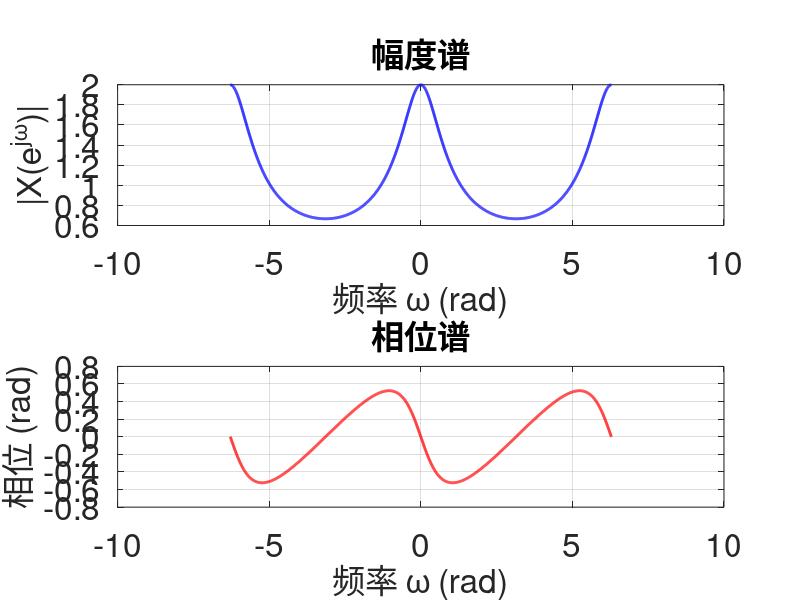

MATLAB code to generate this figure:
clear;
close all;
clc;


% ex09_01.m  |  例9.1 · DTFT 的数值计算  |  AI 生成，已校验，R2023b
% 数值计算序列 x(n) = (1/2)^n * u(n) 的 DTFT
% 并在 [-2π, 2π] 范围内绘制幅度谱和相位谱

% 参数设置
N = 60;                     % 截断长度，0到N-1，足够小尾项可忽略
w = linspace(-2*pi, 2*pi, 2000);  % 频率向量（行向量）
n = (0:N-1).';              % 序列索引（列向量）

% 定义序列 x(n)
x = (0.5).^n;               % x(n) = (1/2)^n, n>=0

% DTFT 数值计算：X(e^{jw}) = sum_{n} x(n) * exp(-j w n)
% 使用矩阵乘法，一次性对所有 w 计算
X = x.' * exp(-1j * n * w);   % 结果 X 为 1×length(w) 行向量

% 计算幅度和相位
X_mag = abs(X);             % 幅度谱
X_phase = unwrap(angle(X)); % 相位谱（解相位包裹）

% 绘图：纵向两个子图
figure('Position', [100, 100, 900, 700]);  % 画布 900×700 (350*2)
subplot(2,1,1);
plot(w, X_mag, 'b', 'LineWidth', 2);      % 蓝曲线
grid on;
set(gca, 'FontSize', 24);
xlabel('频率 \omega (rad)', 'FontSize', 24);
ylabel('|X(e^{j\omega})|', 'FontSize', 24);
title('幅度谱', 'FontSize', 24);

subplot(2,1,2);
plot(w, X_phase, 'r', 'LineWidth', 2);    % 红曲线
grid on;
set(gca, 'FontSize', 24);
xlabel('频率 \omega (rad)', 'FontSize', 24);
ylabel('相位 (rad)', 'FontSize', 24);
title('相位谱', 'FontSize', 24);
